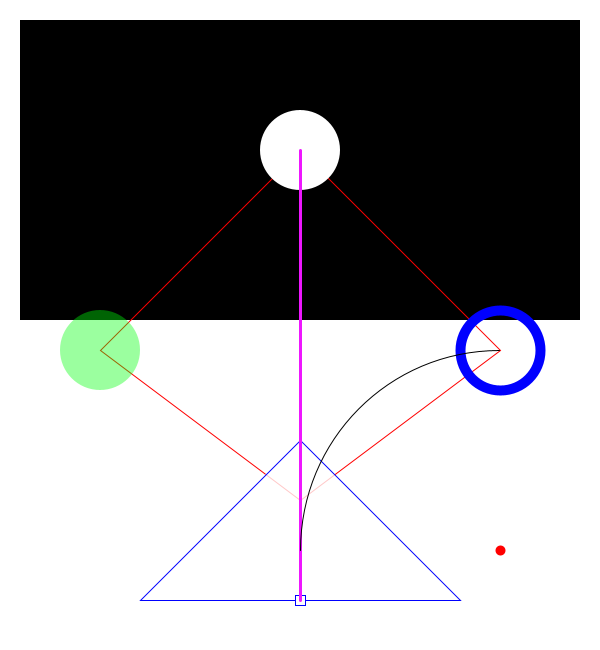
Frame 1 (no input)
Frame 60 (the mouse pressed at the canvas centre just before this capture): identical to frame 1, image omitted
Frame 120 (the mouse held since frame 60 and released just before this capture): identical to frame 1, image omitted

The Processing sketch that drew this single still picture (run headless with seeded random() and noise(); from frame 60 on, the mouse is pressed at the canvas centre):

// Processing sketch: day_5
// ── day_5.pde
//Drawing Order

int warframe = 150;
int zahir = 300;
int sutton = 500;
void setup(){ // runs once at startup
  size(600,650);
}

void draw(){  //runs over and over
  background(255); // set background white
  
  //black rectangle
  fill(0); //color within the next shape
  rectMode(CORNER);
  noStroke();//no outline
  rect(20,20,560,zahir);
  
  //red quad
  stroke(255,0,0); //red outline color
  noFill(); //no color fill in shape
  strokeWeight(1); //outline thickness
  quad(zahir,warframe,100,350,zahir, sutton,sutton,350);
  //quad(x1 y1,x2,y2,x3,y3,x4,y4);
  
  //top circlie
  fill(255); //fill white
  noStroke(); // no outline
  ellipse(300,warframe, 80,80); // our first circlie
  
  //left circlie
  fill(0,255,10, 100); //4th varible, transparency
  noStroke(); // no outline
  ellipse(100,350, 80,80);
  
  //right circle
  noFill();
  strokeWeight(10);
  stroke(0,0,255); //R,G,B
  ellipse(sutton,350,80,80);
  
  //triangle
  strokeWeight(1);
  fill(255,200);
  triangle(zahir,440,140,600,460,600);
  //triangle(x1,y1 ,x2,y2 ,x3,y3);
  
  //bottom rectangle
  fill(255); //fill white
  stroke(0,0,255);
  rectMode(CENTER);
  rect(zahir,600,10,10);
  
  //LINE BETWEEN TWO PTS
  stroke(238,23,255);
  strokeWeight(3);
  line(300, warframe,300,600);
  //arc
  stroke(0);
  noFill();
  strokeWeight(1);
  arc(sutton,550,400,400, PI, PI+HALF_PI);
  //arc(a,b,c,d,start,stop
  //point
  stroke(255,0,0);
  strokeWeight(10);
  point(sutton,550);
  
  
}
